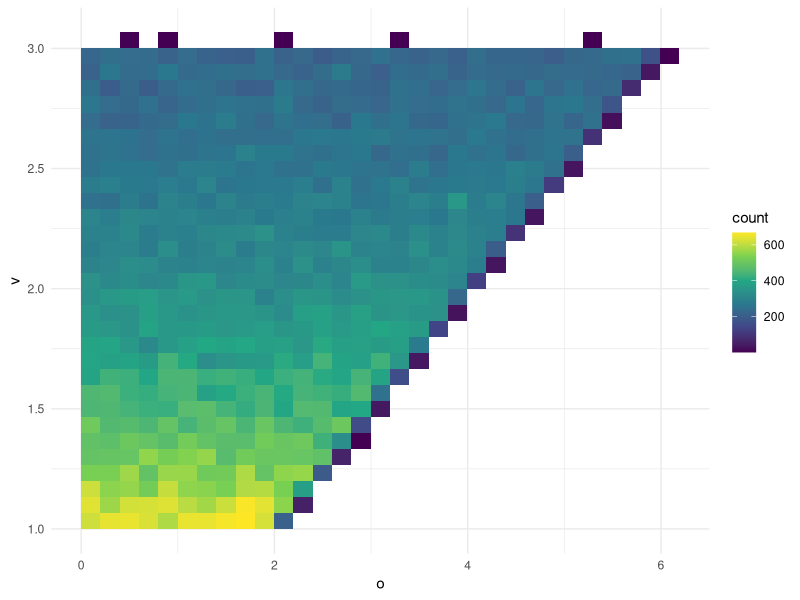
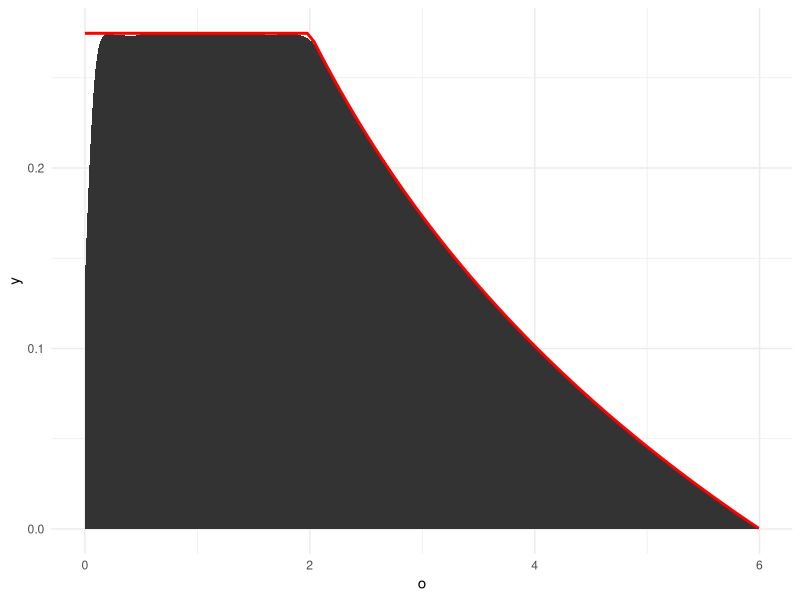
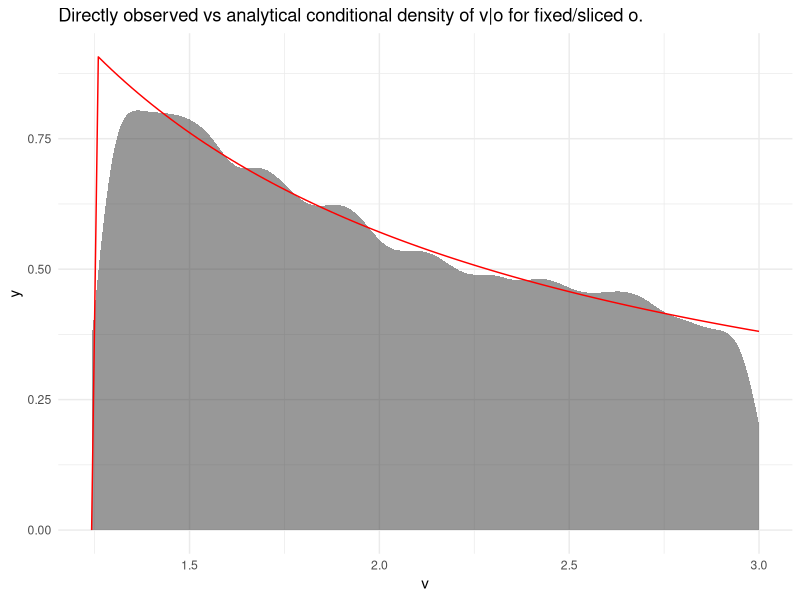
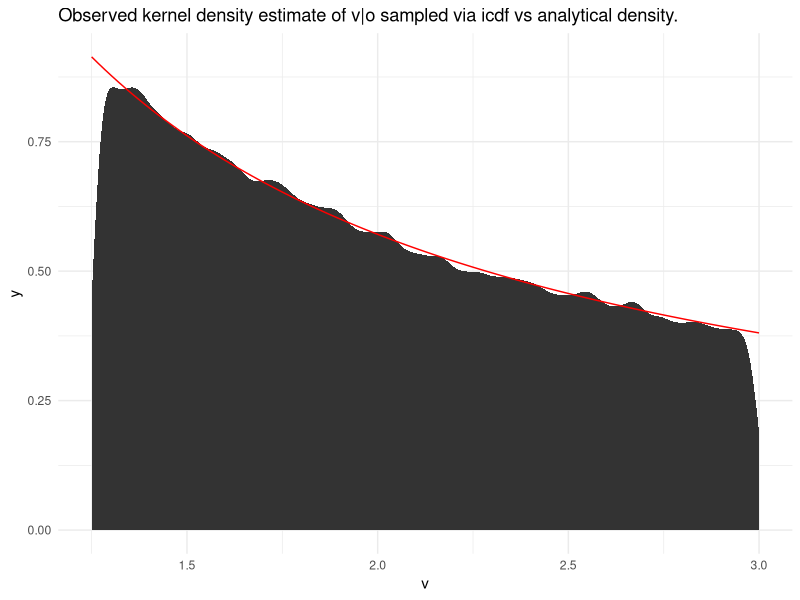

Generate these figures, in order, with R:
## ---- chunk 1
library(tidyverse)
theme_set(theme_minimal())
# let's use boundaries that are scaled and shifted, rather than 0,1

lo = 1
hi = 3

n = 2e6

v = runif(n, lo, hi)
x = runif(n)

o = 2*v*x

df = tibble(v=v, x=x, o=o)
df %>% head(200000) %>%  ggplot(aes(o,v)) + geom_bin2d() + scale_fill_viridis_c()
## ---- chunk 2
o_marginal_pdf = function(o) {
  if_else(0.5*o>lo,
          (log(hi)-log(0.5*o))/(2*(hi-lo)), 
          (log(hi) - log(lo))/(2*(hi-lo)))
  }
df %>% ggplot(aes(o)) + stat_density() + stat_function(fun=o_marginal_pdf, col='red', size=1)
## ---- chunk 3
my_o = 2.5
new_lo = pmax(my_o/ 2, lo)
c = log(hi) - log(new_lo)

pdf_v_given_o = function(v){1/(c*v)*(v>new_lo)*(v<hi)}


df %>% filter(my_o-0.02<o, o<my_o+0.02) %>% ggplot(aes(v)) + 
  stat_density(adjust=0.7, alpha=0.5) + 
  stat_function(fun=pdf_v_given_o, col='red') +
  ggtitle("Directly observed vs analytical conditional density of v|o for fixed/sliced o.")
## ---- chunk 4
u = runif(100000)
sampled_v_given_u = exp(u*log(hi) + (1-u)*log(new_lo))
tibble(v = sampled_v_given_u) %>% ggplot(aes(v)) + 
  stat_density(adjust=0.5) +
  stat_function(fun=pdf_v_given_o, col='red') +
  ggtitle("Observed kernel density estimate of v|o sampled via icdf vs analytical density.")
